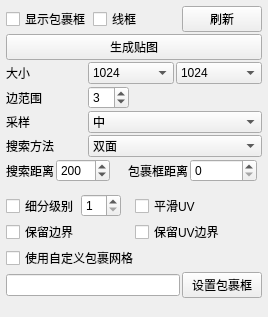
<?xml version="1.0" encoding="UTF-8"?>
<ui version="4.0">
 <class>Form</class>
 <widget class="QWidget" name="Form">
  <property name="geometry">
   <rect>
    <x>0</x>
    <y>0</y>
    <width>268</width>
    <height>317</height>
   </rect>
  </property>
  <property name="sizePolicy">
   <sizepolicy hsizetype="Expanding" vsizetype="Minimum">
    <horstretch>0</horstretch>
    <verstretch>0</verstretch>
   </sizepolicy>
  </property>
  <property name="minimumSize">
   <size>
    <width>200</width>
    <height>0</height>
   </size>
  </property>
  <property name="maximumSize">
   <size>
    <width>1000</width>
    <height>499</height>
   </size>
  </property>
  <property name="baseSize">
   <size>
    <width>0</width>
    <height>300</height>
   </size>
  </property>
  <property name="contextMenuPolicy">
   <enum>Qt::NoContextMenu</enum>
  </property>
  <property name="windowTitle">
   <string>窗体</string>
  </property>
  <property name="styleSheet">
   <string notr="true"/>
  </property>
  <layout class="QVBoxLayout" name="verticalLayout">
   <property name="spacing">
    <number>2</number>
   </property>
   <property name="leftMargin">
    <number>6</number>
   </property>
   <property name="topMargin">
    <number>6</number>
   </property>
   <property name="rightMargin">
    <number>6</number>
   </property>
   <property name="bottomMargin">
    <number>6</number>
   </property>
   <item>
    <layout class="QHBoxLayout" name="horizontalLayout">
     <property name="topMargin">
      <number>0</number>
     </property>
     <item>
      <widget class="QCheckBox" name="bake_showCage">
       <property name="toolTip">
        <string>启用后，包裹框网格会显示在视口中。</string>
       </property>
       <property name="text">
        <string>显示包裹框</string>
       </property>
       <property name="checked">
        <bool>false</bool>
       </property>
      </widget>
     </item>
     <item>
      <widget class="QCheckBox" name="bake_showCageWireframe">
       <property name="toolTip">
        <string>启用后，包裹框网格以线框方式渲染。</string>
       </property>
       <property name="text">
        <string>线框</string>
       </property>
      </widget>
     </item>
     <item>
      <spacer name="horizontalSpacer">
       <property name="orientation">
        <enum>Qt::Horizontal</enum>
       </property>
       <property name="sizeHint" stdset="0">
        <size>
         <width>40</width>
         <height>20</height>
        </size>
       </property>
      </spacer>
     </item>
     <item>
      <widget class="QPushButton" name="bake_refresh">
       <property name="toolTip">
        <string>从当前所选网格重新生成包裹框网格。</string>
       </property>
       <property name="text">
        <string>刷新</string>
       </property>
      </widget>
     </item>
    </layout>
   </item>
   <item>
    <widget class="QPushButton" name="bake_generate">
     <property name="toolTip">
      <string>烘焙所有所选贴图并保存到磁盘上的图像文件。</string>
     </property>
     <property name="text">
      <string>生成贴图</string>
     </property>
    </widget>
   </item>
   <item>
    <layout class="QFormLayout" name="formLayout">
     <property name="topMargin">
      <number>0</number>
     </property>
     <item row="0" column="0">
      <widget class="QLabel" name="label">
       <property name="minimumSize">
        <size>
         <width>80</width>
         <height>0</height>
        </size>
       </property>
       <property name="text">
        <string>大小</string>
       </property>
      </widget>
     </item>
     <item row="0" column="1">
      <layout class="QHBoxLayout" name="horizontalLayout_2">
       <property name="spacing">
        <number>2</number>
       </property>
       <item>
        <widget class="QComboBox" name="bake_sizeX">
         <property name="toolTip">
          <string>设置烘焙贴图的宽度（像素）。</string>
         </property>
         <property name="currentIndex">
          <number>5</number>
         </property>
         <item>
          <property name="text">
           <string>32</string>
          </property>
         </item>
         <item>
          <property name="text">
           <string>64</string>
          </property>
         </item>
         <item>
          <property name="text">
           <string>128</string>
          </property>
         </item>
         <item>
          <property name="text">
           <string>256</string>
          </property>
         </item>
         <item>
          <property name="text">
           <string>512</string>
          </property>
         </item>
         <item>
          <property name="text">
           <string>1024</string>
          </property>
         </item>
         <item>
          <property name="text">
           <string>2048</string>
          </property>
         </item>
         <item>
          <property name="text">
           <string>4096</string>
          </property>
         </item>
         <item>
          <property name="text">
           <string>8192</string>
          </property>
         </item>
         <item>
          <property name="text">
           <string>16384</string>
          </property>
         </item>
        </widget>
       </item>
       <item>
        <widget class="QComboBox" name="bake_sizeY">
         <property name="toolTip">
          <string>设置烘焙贴图的高度（像素）。</string>
         </property>
         <property name="currentIndex">
          <number>5</number>
         </property>
         <item>
          <property name="text">
           <string>32</string>
          </property>
         </item>
         <item>
          <property name="text">
           <string>64</string>
          </property>
         </item>
         <item>
          <property name="text">
           <string>128</string>
          </property>
         </item>
         <item>
          <property name="text">
           <string>256</string>
          </property>
         </item>
         <item>
          <property name="text">
           <string>512</string>
          </property>
         </item>
         <item>
          <property name="text">
           <string>1024</string>
          </property>
         </item>
         <item>
          <property name="text">
           <string>2048</string>
          </property>
         </item>
         <item>
          <property name="text">
           <string>4096</string>
          </property>
         </item>
         <item>
          <property name="text">
           <string>8192</string>
          </property>
         </item>
         <item>
          <property name="text">
           <string>16384</string>
          </property>
         </item>
        </widget>
       </item>
      </layout>
     </item>
    </layout>
   </item>
   <item>
    <layout class="QFormLayout" name="formLayout_2">
     <property name="topMargin">
      <number>0</number>
     </property>
     <property name="rightMargin">
      <number>0</number>
     </property>
     <item row="0" column="0">
      <widget class="QLabel" name="label_2">
       <property name="minimumSize">
        <size>
         <width>80</width>
         <height>0</height>
        </size>
       </property>
       <property name="text">
        <string>边范围</string>
       </property>
      </widget>
     </item>
     <item row="0" column="1">
      <widget class="QSpinBox" name="bake_edgeExtent">
       <property name="sizePolicy">
        <sizepolicy hsizetype="Fixed" vsizetype="Fixed">
         <horstretch>0</horstretch>
         <verstretch>0</verstretch>
        </sizepolicy>
       </property>
       <property name="minimumSize">
        <size>
         <width>40</width>
         <height>0</height>
        </size>
       </property>
       <property name="toolTip">
        <string>设置UV边界边缘像素应扩展的像素距离。UV边界的边缘像素值会被复制到其边界之外，以避免渲染中出现瑕疵。</string>
       </property>
       <property name="value">
        <number>3</number>
       </property>
      </widget>
     </item>
    </layout>
   </item>
   <item>
    <layout class="QFormLayout" name="formLayout_3">
     <property name="topMargin">
      <number>0</number>
     </property>
     <item row="0" column="0">
      <widget class="QLabel" name="label_3">
       <property name="minimumSize">
        <size>
         <width>80</width>
         <height>0</height>
        </size>
       </property>
       <property name="text">
        <string>采样</string>
       </property>
      </widget>
     </item>
     <item row="0" column="1">
      <widget class="QComboBox" name="bake_sampling">
       <property name="toolTip">
        <string>设置烘焙的采样质量。“低”表示每像素1个采样，“中”表示每像素4个采样，“高”表示每像素9个采样。</string>
       </property>
       <property name="currentIndex">
        <number>1</number>
       </property>
       <item>
        <property name="text">
         <string>低</string>
        </property>
       </item>
       <item>
        <property name="text">
         <string>中</string>
        </property>
       </item>
       <item>
        <property name="text">
         <string>高</string>
        </property>
       </item>
      </widget>
     </item>
    </layout>
   </item>
   <item>
    <layout class="QFormLayout" name="formLayout_4">
     <property name="topMargin">
      <number>0</number>
     </property>
     <item row="0" column="1">
      <widget class="QComboBox" name="bake_searchMethod">
       <property name="toolTip">
        <string>设置烘焙射线相对于包裹框网格法线的发射方向。使用此参数有助于更好地控制烘焙过程并避免不必要的相交。</string>
       </property>
       <item>
        <property name="text">
         <string>双面</string>
        </property>
       </item>
       <item>
        <property name="text">
         <string>包裹框内</string>
        </property>
       </item>
       <item>
        <property name="text">
         <string>包裹框外</string>
        </property>
       </item>
      </widget>
     </item>
     <item row="0" column="0">
      <widget class="QLabel" name="label_4">
       <property name="minimumSize">
        <size>
         <width>80</width>
         <height>0</height>
        </size>
       </property>
       <property name="text">
        <string>搜索方法</string>
       </property>
      </widget>
     </item>
    </layout>
   </item>
   <item>
    <layout class="QHBoxLayout" name="horizontalLayout_3">
     <property name="spacing">
      <number>2</number>
     </property>
     <property name="topMargin">
      <number>0</number>
     </property>
     <property name="rightMargin">
      <number>5</number>
     </property>
     <item>
      <layout class="QFormLayout" name="formLayout_5">
       <property name="topMargin">
        <number>0</number>
       </property>
       <property name="rightMargin">
        <number>0</number>
       </property>
       <item row="0" column="0">
        <widget class="QLabel" name="label_5">
         <property name="sizePolicy">
          <sizepolicy hsizetype="Minimum" vsizetype="Preferred">
           <horstretch>0</horstretch>
           <verstretch>0</verstretch>
          </sizepolicy>
         </property>
         <property name="minimumSize">
          <size>
           <width>0</width>
           <height>0</height>
          </size>
         </property>
         <property name="text">
          <string>搜索距离</string>
         </property>
        </widget>
       </item>
       <item row="0" column="1">
        <widget class="QSpinBox" name="bake_searchDist">
         <property name="sizePolicy">
          <sizepolicy hsizetype="Fixed" vsizetype="Fixed">
           <horstretch>0</horstretch>
           <verstretch>0</verstretch>
          </sizepolicy>
         </property>
         <property name="minimumSize">
          <size>
           <width>40</width>
           <height>0</height>
          </size>
         </property>
         <property name="toolTip">
          <string>设置每条射线的最大搜索距离。“搜索距离”参数为0时，相交距离设为无限。</string>
         </property>
         <property name="minimum">
          <number>10</number>
         </property>
         <property name="maximum">
          <number>5000</number>
         </property>
         <property name="value">
          <number>200</number>
         </property>
        </widget>
       </item>
      </layout>
     </item>
     <item>
      <layout class="QFormLayout" name="formLayout_6">
       <property name="topMargin">
        <number>0</number>
       </property>
       <property name="rightMargin">
        <number>0</number>
       </property>
       <item row="0" column="0">
        <widget class="QLabel" name="label_6">
         <property name="sizePolicy">
          <sizepolicy hsizetype="Minimum" vsizetype="Preferred">
           <horstretch>0</horstretch>
           <verstretch>0</verstretch>
          </sizepolicy>
         </property>
         <property name="minimumSize">
          <size>
           <width>0</width>
           <height>0</height>
          </size>
         </property>
         <property name="text">
          <string>包裹框距离</string>
         </property>
        </widget>
       </item>
       <item row="0" column="1">
        <widget class="QSpinBox" name="bake_cageDist">
         <property name="sizePolicy">
          <sizepolicy hsizetype="Fixed" vsizetype="Fixed">
           <horstretch>0</horstretch>
           <verstretch>0</verstretch>
          </sizepolicy>
         </property>
         <property name="minimumSize">
          <size>
           <width>40</width>
           <height>0</height>
          </size>
         </property>
         <property name="toolTip">
          <string>将包裹框网格的顶点沿其法线方向移动给定距离。这有助于避免基于相交的瑕疵，尤其是在使用多层参考网格时。</string>
         </property>
         <property name="maximum">
          <number>99999999</number>
         </property>
         <property name="value">
          <number>0</number>
         </property>
        </widget>
       </item>
      </layout>
     </item>
    </layout>
   </item>
   <item>
    <spacer name="verticalSpacer_3">
     <property name="orientation">
      <enum>Qt::Vertical</enum>
     </property>
     <property name="sizeType">
      <enum>QSizePolicy::Fixed</enum>
     </property>
     <property name="sizeHint" stdset="0">
      <size>
       <width>20</width>
       <height>10</height>
      </size>
     </property>
    </spacer>
   </item>
   <item>
    <layout class="QHBoxLayout" name="horizontalLayout_5">
     <property name="topMargin">
      <number>0</number>
     </property>
     <property name="rightMargin">
      <number>0</number>
     </property>
     <item>
      <layout class="QFormLayout" name="formLayout_7">
       <property name="horizontalSpacing">
        <number>2</number>
       </property>
       <property name="verticalSpacing">
        <number>0</number>
       </property>
       <property name="topMargin">
        <number>0</number>
       </property>
       <item row="0" column="0">
        <widget class="QCheckBox" name="bake_subdivide">
         <property name="toolTip">
          <string>设置包裹框网格烘焙前的细分级别。若左侧复选框启用，包裹框网格会按你在“细分级别”框中输入的次数进行细分。烘焙位移贴图时细分包裹框网格很有用。</string>
         </property>
         <property name="text">
          <string>细分级别</string>
         </property>
        </widget>
       </item>
       <item row="0" column="1">
        <widget class="QSpinBox" name="bake_subdivideLevels">
         <property name="sizePolicy">
          <sizepolicy hsizetype="Fixed" vsizetype="Fixed">
           <horstretch>0</horstretch>
           <verstretch>0</verstretch>
          </sizepolicy>
         </property>
         <property name="minimumSize">
          <size>
           <width>40</width>
           <height>0</height>
          </size>
         </property>
         <property name="toolTip">
          <string>设置包裹框网格烘焙前的细分级别。若左侧复选框启用，包裹框网格会按你在“细分级别”框中输入的次数进行细分。烘焙位移贴图时细分包裹框网格很有用。</string>
         </property>
         <property name="minimum">
          <number>1</number>
         </property>
         <property name="maximum">
          <number>5</number>
         </property>
        </widget>
       </item>
      </layout>
     </item>
     <item>
      <widget class="QCheckBox" name="bake_smoothUV">
       <property name="toolTip">
        <string>细分包裹框网格时，出于各种原因UV会保持原位。但若勾选此选项，UV也会以类似于包裹框网格顶点被平滑的方式被平滑。</string>
       </property>
       <property name="text">
        <string>平滑UV</string>
       </property>
      </widget>
     </item>
    </layout>
   </item>
   <item>
    <layout class="QHBoxLayout" name="horizontalLayout_6">
     <property name="topMargin">
      <number>0</number>
     </property>
     <item>
      <widget class="QCheckBox" name="bake_keepBorder">
       <property name="toolTip">
        <string>若启用此参数时对包裹框网格进行细分，则当前的边界顶点以及新创建的边界顶点会被锁定，而不是被平滑。</string>
       </property>
       <property name="text">
        <string>保留边界</string>
       </property>
      </widget>
     </item>
     <item>
      <widget class="QCheckBox" name="bake_keepUVBorder">
       <property name="toolTip">
        <string>若启用此参数时对包裹框网格进行细分，则当前的UV边界以及新创建的UV边界会被锁定，而不是被平滑。</string>
       </property>
       <property name="text">
        <string>保留UV边界</string>
       </property>
      </widget>
     </item>
    </layout>
   </item>
   <item>
    <layout class="QHBoxLayout" name="horizontalLayout_7">
     <property name="topMargin">
      <number>0</number>
     </property>
     <item>
      <widget class="QCheckBox" name="bake_useCustomCage">
       <property name="toolTip">
        <string>启用此参数以使用自定义包裹框网格。</string>
       </property>
       <property name="text">
        <string>使用自定义包裹网格</string>
       </property>
      </widget>
     </item>
    </layout>
   </item>
   <item>
    <layout class="QHBoxLayout" name="horizontalLayout_8">
     <property name="spacing">
      <number>2</number>
     </property>
     <property name="topMargin">
      <number>0</number>
     </property>
     <item>
      <widget class="QLineEdit" name="bake_cageFile">
       <property name="toolTip">
        <string>打开文件加载对话框以选择自定义包裹框网格的OBJ文件。你也可以直接在此按钮旁的输入框中写入文件路径。</string>
       </property>
      </widget>
     </item>
     <item>
      <widget class="QPushButton" name="bake_setCageFile">
       <property name="toolTip">
        <string>打开文件加载对话框以选择自定义包裹框网格的OBJ文件。你也可以直接在此按钮旁的输入框中写入文件路径。</string>
       </property>
       <property name="text">
        <string>设置包裹框</string>
       </property>
      </widget>
     </item>
    </layout>
   </item>
   <item>
    <spacer name="verticalSpacer">
     <property name="orientation">
      <enum>Qt::Vertical</enum>
     </property>
     <property name="sizeHint" stdset="0">
      <size>
       <width>10</width>
       <height>4</height>
      </size>
     </property>
    </spacer>
   </item>
  </layout>
 </widget>
 <resources/>
 <connections/>
</ui>
